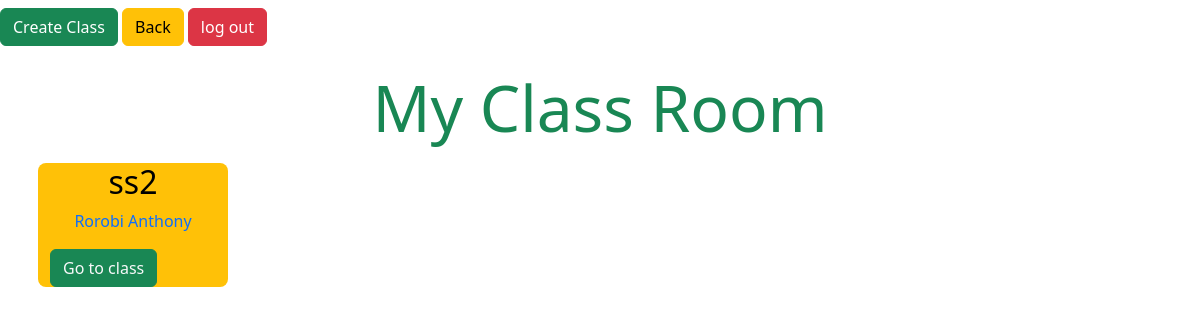
The page /class on the database as committed earlier.
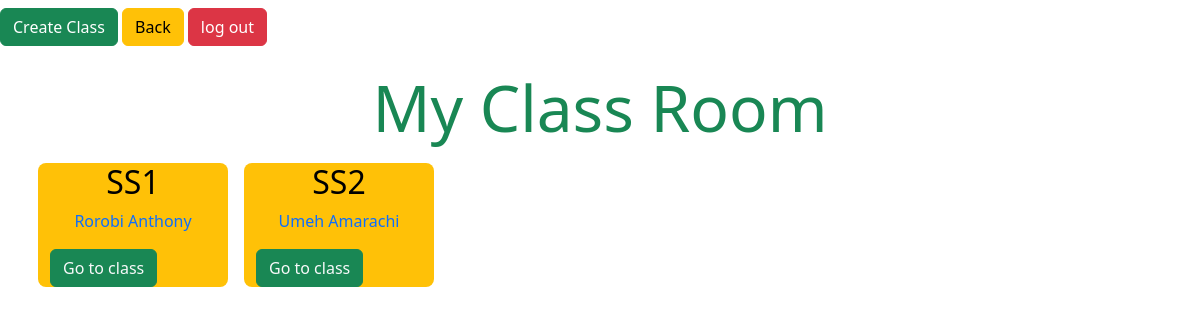
The same page on the database as committed later.
### result/models.py (models this page shows, shortened)
class Classroom(models.Model):
    name = models.CharField(max_length=10)
    form_teacher = models.CharField(max_length=50)

### result/views.py (the view)
# urls.py: path('class', ClassListView.as_view(), name='class'),
class ClassListView(ListView):
    model = Classroom
    template_name = "classroom.html"

### templates/classroom.html (shortened to what this page needs)
{% extends "base.html" %}
{% block content %}
<nav class='navbar'>
    <form class='form-in-line'>
        <a href={% url 'newclass' %} class='btn btn-success'>Create Class </a>
        <a href={% url 'home' %} class='btn btn-warning'>Back</a>
        <a href='#' class='btn btn-danger'>log out</a>
    </form>
</nav>
{% block header %}
    <h1 class='display-3 text-center text-success'>My Class Room</h1>
{% endblock header%}
<div class='container'>
    <div class='row'>
{% for class in classroom_list %}
        <div class='col-2 m-2 text-bg-warning rounded-3'>
                <h2 class=" text-center">{{ class.name }}</h2>
                <p class=" text-primary text-center">{{ class.form_teacher }}</p>
               <a href={% url 'student' pk=class.pk %} class="btn btn-success  text-light">Go to class</a></button>
        </div>
{% empty %}
    <h5 class='text-danger text-center'> You Currently Don't Have Any Class To Manage </h5>
    <h5 class='text-danger text-center'> Create A Class To Get Started </h5>
{% endfor %}
   </div>
</div>
{% endblock content %}

### templates/base.html (shortened to what this page needs)
{% load static %}
<html>
    <head>
        <link  rel="stylesheet" href="{% static 'css/bootstrap.min.css' %}">
    </head>
    <body>
        <div>
            {% block content %}{% endblock content %}
        </div>
    </body>
</html>

Rows that differ between the two databases and show on the page:
removed Classroom: name "ss2", form_teacher "Rorobi Anthony"
added Classroom: name "SS1", form_teacher "Rorobi Anthony"
added Classroom: name "SS2", form_teacher "Umeh Amarachi"
